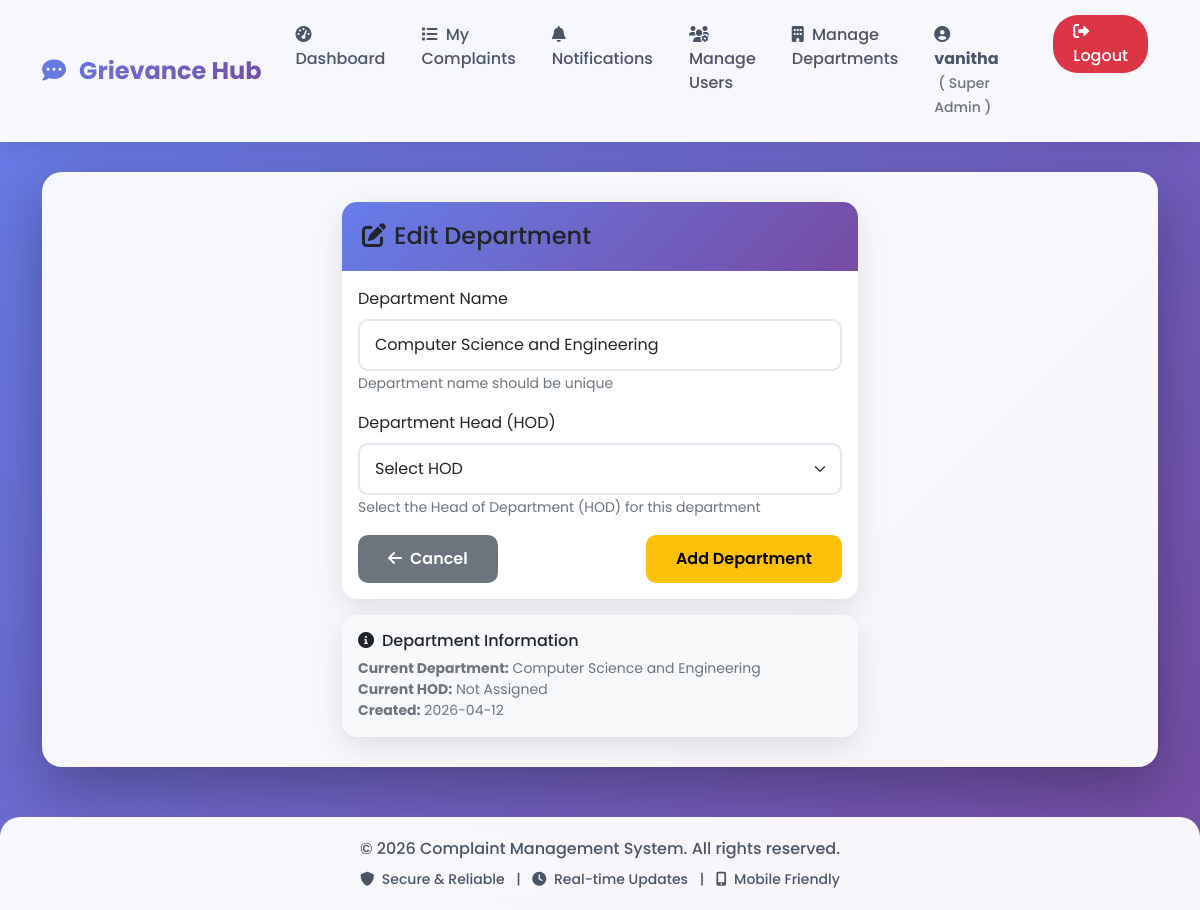
Page /admin/department/1/edit (signed in) on the committed database.
### models.py (models this page shows)
class User(UserMixin, db.Model):
    id = db.Column(db.Integer, primary_key=True)
    username = db.Column(db.String(80), unique=True, nullable=False)
    email = db.Column(db.String(120), unique=True, nullable=False)
    password = db.Column(db.String(200), nullable=False)
    role = db.Column(db.String(20), default='student')  # student, staff/mentor, hod, admin
    department = db.Column(db.String(100))
    year = db.Column(db.String(20))
    section = db.Column(db.String(10))
    parent_name = db.Column(db.String(100))
    parent_phone = db.Column(db.String(15))
    address = db.Column(db.Text)
    mentor_name = db.Column(db.String(100))  # For students - who is their mentor
    phone = db.Column(db.String(15))
    created_at = db.Column(db.DateTime, default=datetime.utcnow)
    complaints = db.relationship('Complaint', backref='author', lazy=True, foreign_keys='Complaint.user_id')
    assigned_complaints = db.relationship('Complaint', backref='assigned_staff', lazy=True, foreign_keys='Complaint.assigned_to')

class Department(db.Model):
    id = db.Column(db.Integer, primary_key=True)
    name = db.Column(db.String(100), unique=True, nullable=False)
    hod_id = db.Column(db.Integer, db.ForeignKey('user.id'), nullable=True)
    created_at = db.Column(db.DateTime, default=datetime.utcnow)
    hod = db.relationship('User', foreign_keys=[hod_id], backref='managed_department')

### app.py (the view)
@app.route('/admin/department/<int:dept_id>/edit', methods=['GET', 'POST'])
@login_required
def edit_department(dept_id):
    if not is_super_admin(current_user):
        abort(403)
    department = Department.query.get_or_404(dept_id)
    form = DepartmentForm()
    if form.validate_on_submit():
        department.name = form.name.data
        department.hod_id = form.hod_id.data if form.hod_id.data != 0 else None
        db.session.commit()
        flash(f'Department updated successfully!', 'success')
        return redirect(url_for('manage_departments'))
    form.name.data = department.name
    if department.hod_id:
        form.hod_id.data = department.hod_id
    return render_template('edit_department.html', form=form, department=department)

### forms.py
class DepartmentForm(FlaskForm):
    name = StringField('Department Name', validators=[DataRequired()])
    hod_id = SelectField('Department Head (HOD)', choices=[], coerce=int)
    submit = SubmitField('Add Department')
    def __init__(self, *args, **kwargs):
        super(DepartmentForm, self).__init__(*args, **kwargs)
        users = User.query.all()
        self.hod_id.choices = [(0, 'Select HOD')] + [(u.id, f"{u.username} ({u.email})") for u in users]

### app.py (called while the page is built)
def is_super_admin(user):
    return user.role == 'admin' and user.email == 'vanitha.sty3375@gmail.com'

def is_department_admin(user):
    return user.role == 'hod'

@login_manager.user_loader
def load_user(user_id):
    return User.query.get(int(user_id))

@app.context_processor
def utility_processor():
    return {
        'is_super_admin': is_super_admin,
        'is_department_admin': is_department_admin,
        'can_manage_user': can_manage_user
    }

### templates/edit_department.html (shortened to what this page needs)
{% extends "base.html" %}
{% block content %}
<div class="row justify-content-center">
    <div class="col-md-6">
        <div class="card">
            <div class="card-header bg-warning text-dark">
                <h4 class="mb-0"><i class="fas fa-edit me-2"></i>Edit Department</h4>
            </div>
            <div class="card-body">
                <form method="POST">
                    <div class="mb-3">
                        {{ form.name.label(class="form-label") }}
                        {{ form.name(class="form-control", placeholder="Department Name") }}
                        <small class="text-muted">Department name should be unique</small>
                    </div>
                    <div class="mb-3">
                        {{ form.hod_id.label(class="form-label") }}
                        {{ form.hod_id(class="form-select") }}
                        <small class="text-muted">Select the Head of Department (HOD) for this department</small>
                    </div>
                    <div class="d-flex justify-content-between">
                        <a href="{{ url_for('manage_departments') }}" class="btn btn-secondary">
                            <i class="fas fa-arrow-left me-2"></i>Cancel
                        </a>
                        {{ form.submit(class="btn btn-warning") }}
                    </div>
                </form>
            </div>
        </div>
        <div class="card mt-3 bg-light">
            <div class="card-body">
                <h6 class="card-title"><i class="fas fa-info-circle me-2"></i>Department Information</h6>
                <p class="small text-muted mb-0">
                    <strong>Current Department:</strong> {{ department.name }}<br>
                    <strong>Current HOD:</strong> {% if department.hod %}{{ department.hod.username }} ({{ department.hod.email }}){% else %}Not Assigned{% endif %}<br>
                    <strong>Created:</strong> {{ department.created_at.strftime('%Y-%m-%d') }}
                </p>
            </div>
        </div>
    </div>
</div>
{% endblock %}

### templates/base.html (shortened to what this page needs)
<!DOCTYPE html>
<html lang="en">
<head>
    <link href="https://cdn.jsdelivr.net/npm/bootstrap@5.1.3/dist/css/bootstrap.min.css" rel="stylesheet">
    <link rel="stylesheet" href="https://cdnjs.cloudflare.com/ajax/libs/font-awesome/6.0.0/css/all.min.css">
</head>
<body>
    <nav class="navbar navbar-expand-lg navbar-light">
        <div class="container">
            <a class="navbar-brand" href="{{ url_for('index') }}">
                <i class="fas fa-comment-dots me-2"></i>
                Grievance Hub
            </a>
            <div class="collapse navbar-collapse" id="navbarNav">
                <ul class="navbar-nav ms-auto">
                    {% if current_user.is_authenticated %}
                        <li class="nav-item">
                            {% if is_super_admin(current_user) %}
                                <a class="nav-link" href="{{ url_for('super_admin_dashboard') }}">
                                    <i class="fas fa-tachometer-alt me-1"></i> Dashboard
                                </a>
                            {% elif is_department_admin(current_user) %}
                                <a class="nav-link" href="{{ url_for('hod_dashboard') }}">
                                    <i class="fas fa-tachometer-alt me-1"></i> Dashboard
                                </a>
                            {% elif current_user.role == 'staff' %}
                                <a class="nav-link" href="{{ url_for('staff_dashboard') }}">
                                    <i class="fas fa-tachometer-alt me-1"></i> Dashboard
                                </a>
                            {% else %}
                                <a class="nav-link" href="{{ url_for('dashboard') }}">
                                    <i class="fas fa-tachometer-alt me-1"></i> Dashboard
                                </a>
                            {% endif %}
                        </li>
                        <li class="nav-item">
                            <a class="nav-link" href="{{ url_for('view_complaints') }}">
                                <i class="fas fa-list me-1"></i> My Complaints
                            </a>
                        </li>
                        <li class="nav-item position-relative">
                            <a class="nav-link" href="{{ url_for('view_notifications') }}">
                                <i class="fas fa-bell me-1"></i> Notifications
                                {% set unread = current_user.notifications|selectattr('is_read', 'equalto', false)|list|length %}
                            </a>
                        </li>
                        {% if is_super_admin(current_user) %}
                            <li class="nav-item">
                                <a class="nav-link" href="{{ url_for('super_admin_users') }}">
                                    <i class="fas fa-users-cog me-1"></i> Manage Users
                                </a>
                            </li>
                            <li class="nav-item">
                                <a class="nav-link" href="{{ url_for('manage_departments') }}">
                                    <i class="fas fa-building me-1"></i> Manage Departments
                                </a>
                            </li>
                        {% endif %}
                        <li class="nav-item me-2">
                            <span class="nav-link">
                                <i class="fas fa-user-circle me-1"></i>
                                <strong>{{ current_user.username }}</strong>
                                <small class="text-muted ms-1">
                                    ({% if is_super_admin(current_user) %}
                                        Super Admin
                                    {% elif is_department_admin(current_user) %}
                                        HOD
                                    {% elif current_user.role == 'staff' %}
                                        Staff
                                    {% else %}
                                        Student
                                    {% endif %})
                                </small>
                            </span>
                        </li>
                        <li class="nav-item">
                            <a class="nav-link logout-btn" href="{{ url_for('logout') }}"
                               onclick="return confirm('Are you sure you want to logout?')">
                                <i class="fas fa-sign-out-alt"></i> Logout
                            </a>
                        </li>
                    {% endif %}
                </ul>
            </div>
        </div>
    </nav>
    <div class="container">
        <div class="main-content">
            {% block content %}{% endblock %}
        </div>
    </div>
    <footer class="footer">
        <div class="container">
            <p class="mb-0">&copy; 2026 Complaint Management System. All rights reserved.</p>
            <p class="mb-0 mt-2 small">
                <i class="fas fa-shield-alt me-1"></i> Secure & Reliable
                <span class="mx-2">|</span>
                <i class="fas fa-clock me-1"></i> Real-time Updates
                <span class="mx-2">|</span>
                <i class="fas fa-mobile-alt me-1"></i> Mobile Friendly
            </p>
        </div>
    </footer>
</body>
</html>

### templates/base.html (style rules this page uses)
* { font-family: 'Poppins', sans-serif; }
body { background: linear-gradient(135deg, #667eea 0%, #764ba2 100%); min-height: 100vh; background-attachment: fixed; }
.navbar { background: rgba(255, 255, 255, 0.95) !important; backdrop-filter: blur(10px); box-shadow: 0 2px 20px rgba(0,0,0,0.1); padding: 15px 0; }
.navbar-brand { font-weight: 700; font-size: 1.5rem; background: linear-gradient(135deg, #667eea 0%, #764ba2 100%); -webkit-background-clip: text; -webkit-text-fill-color: transparent; transition: transform 0.3s ease; }
.nav-link { font-weight: 500; color: #4a5568 !important; margin: 0 10px; position: relative; transition: color 0.3s ease; }
.logout-btn { background-color: #dc3545; color: white !important; border-radius: 25px; padding: 5px 20px !important; margin-left: 15px; transition: all 0.3s ease; }
.main-content { background: rgba(255, 255, 255, 0.95); border-radius: 20px; padding: 30px; margin: 30px 0; box-shadow: 0 20px 60px rgba(0,0,0,0.3); animation: fadeInUp 0.5s ease; }
.card { border: none; border-radius: 15px; box-shadow: 0 10px 30px rgba(0,0,0,0.1); transition: all 0.3s ease; overflow: hidden; }
.card-header { background: linear-gradient(135deg, #667eea 0%, #764ba2 100%); color: white; font-weight: 600; border: none; padding: 20px; }
.btn { border-radius: 10px; padding: 12px 30px; font-weight: 600; transition: all 0.3s ease; border: none; }
.form-control, .form-select { border: 2px solid #e2e8f0; border-radius: 10px; padding: 12px 15px; transition: all 0.3s ease; }
.footer { background: rgba(255, 255, 255, 0.95); backdrop-filter: blur(10px); padding: 20px 0; margin-top: 50px; border-radius: 20px 20px 0 0; color: #4a5568; text-align: center; font-weight: 500; }

### rows in the picture
User: username "vanitha"
Department: name "Computer Science and Engineering", hod_id "Select HOD", created_at "2026-04-12"
